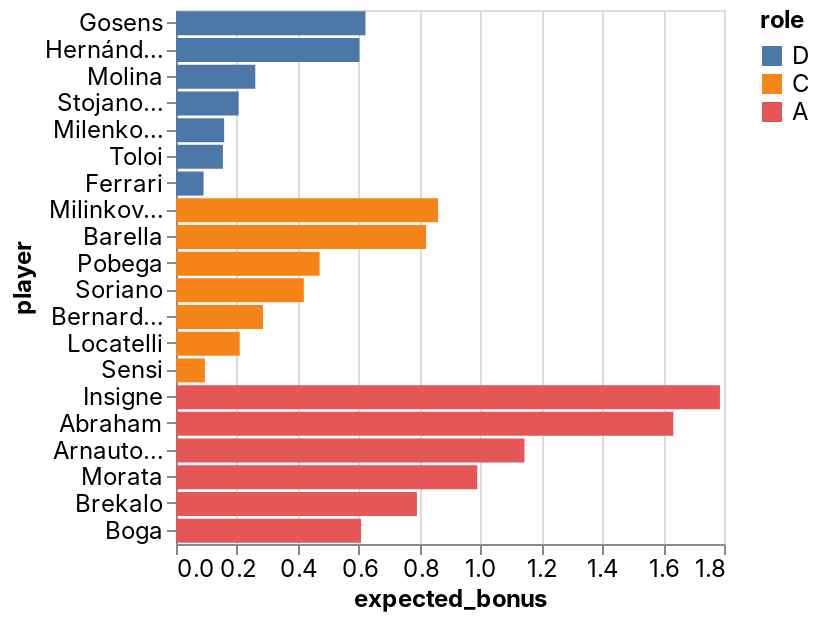

Notebook code for this chart:
### Code cell
_deepnote_run_altair(team, """{"$schema":"https://vega.github.io/schema/vega-lite/v4.json","mark":{"type":"bar","tooltip":{"content":"data"}},"height":220,"autosize":{"type":"fit"},"data":{"name":"placeholder"},"encoding":{"x":{"field":"expected_bonus","type":"quantitative","sort":null,"scale":{"type":"linear","zero":false}},"y":{"field":"player","type":"nominal","sort":null,"scale":{"type":"linear","zero":true}},"color":{"field":"role","type":"nominal","sort":null,"scale":{"type":"linear","zero":false}}}}""")

### Figure 1 — Vega-Lite specification as saved in the notebook (floating-point values rounded to 4 significant figures)
{"config": {"view": {"continuousWidth": 400, "continuousHeight": 300}, "area": {"fill": "#51C0E9"}, "axis": {"labelFont": "Inter, sans-serif", "labelFontSize": 12, "labelFontWeight": "normal", "labelLimit": 60, "labelOverlap": "greedy", "titleFont": "Inter, sans-serif", "titleFontSize": 12, "titleFontWeight": "bold"}, "background": "#ffffff", "legend": {"labelFont": "Inter, sans-serif", "labelFontSize": 12, "titleFont": "Inter, sans-serif", "titleFontSize": 12, "titleFontWeight": "bold"}, "line": {"stroke": "#51C0E9", "strokeWidth": 2}, "rect": {"fill": "#51C0E9"}, "title": {"anchor": "start", "color": "#000000", "font": "Inter, sans-serif", "fontSize": 22, "fontWeight": "normal"}}, "data": {"name": "data-ce520f7bd8cb05fe4720d47b9c1eaa41"}, "mark": {"type": "bar", "tooltip": {"content": "data"}}, "autosize": {"type": "fit"}, "encoding": {"color": {"type": "nominal", "field": "role", "scale": {"type": "linear", "zero": false}, "sort": null}, "x": {"type": "quantitative", "field": "expected_bonus", "scale": {"type": "linear", "zero": false}, "sort": null}, "y": {"type": "nominal", "field": "player", "scale": {"type": "linear", "zero": true}, "sort": null}}, "height": 300, "width": "container", "$schema": "https://vega.github.io/schema/vega-lite/v4.json", "datasets": {"data-ce520f7bd8cb05fe4720d47b9c1eaa41": [{"fanta_team": "MaiNa Joya_v2.0", "role": "D", "player": "Gosens", "team": "Inter", "opponent": "Sassuolo", "date": "2022-02-20T00:00:00", "expected_bonus": 0.6224}, {"fanta_team": "MaiNa Joya_v2.0", "role": "D", "player": "Hernández", "team": "AC Milan", "opponent": "Salernitana", "date": "2022-02-19T00:00:00", "expected_bonus": 0.6027}, {"fanta_team": "MaiNa Joya_v2.0", "role": "D", "player": "Molina", "team": "Udinese", "opponent": "Lazio", "date": "2022-02-20T00:00:00", "expected_bonus": 0.2604}, {"fanta_team": "MaiNa Joya_v2.0", "role": "D", "player": "Stojanovic", "team": "Empoli", "opponent": "Sampdoria", "date": "2022-02-19T00:00:00", "expected_bonus": 0.2059}, {"fanta_team": "MaiNa Joya_v2.0", "role": "D", "player": "Milenkovic", "team": "Fiorentina", "opponent": "Atalanta", "date": "2022-02-20T00:00:00", "expected_bonus": 0.1582}, {"fanta_team": "MaiNa Joya_v2.0", "role": "D", "player": "Toloi", "team": "Atalanta", "opponent": "Fiorentina", "date": "2022-02-20T00:00:00", "expected_bonus": 0.154}, {"fanta_team": "MaiNa Joya_v2.0", "role": "D", "player": "Ferrari", "team": "Sassuolo", "opponent": "Inter", "date": "2022-02-20T00:00:00", "expected_bonus": 0.09057}, {"fanta_team": "MaiNa Joya_v2.0", "role": "C", "player": "Milinkovic-Savic", "team": "Lazio", "opponent": "Udinese", "date": "2022-02-20T00:00:00", "expected_bonus": 0.8609}, {"fanta_team": "MaiNa Joya_v2.0", "role": "C", "player": "Barella", "team": "Inter", "opponent": "Sassuolo", "date": "2022-02-20T00:00:00", "expected_bonus": 0.8214}, {"fanta_team": "MaiNa Joya_v2.0", "role": "C", "player": "Pobega", "team": "Torino", "opponent": "Juventus", "date": "2022-02-18T00:00:00", "expected_bonus": 0.4718}, {"fanta_team": "MaiNa Joya_v2.0", "role": "C", "player": "Soriano", "team": "Bologna", "opponent": "Spezia", "date": "2022-02-21T00:00:00", "expected_bonus": 0.4199}, {"fanta_team": "MaiNa Joya_v2.0", "role": "C", "player": "Bernardeschi", "team": "Juventus", "opponent": "Torino", "date": "2022-02-18T00:00:00", "expected_bonus": 0.2858}, {"fanta_team": "MaiNa Joya_v2.0", "role": "C", "player": "Locatelli", "team": "Juventus", "opponent": "Torino", "date": "2022-02-18T00:00:00", "expected_bonus": 0.2093}, {"fanta_team": "MaiNa Joya_v2.0", "role": "C", "player": "Sensi", "team": "Sampdoria", "opponent": "Empoli", "date": "2022-02-19T00:00:00", "expected_bonus": 0.09489}, {"fanta_team": "MaiNa Joya_v2.0", "role": "A", "player": "Insigne", "team": "Napoli", "opponent": "Cagliari", "date": "2022-02-21T00:00:00", "expected_bonus": 1.787}, {"fanta_team": "MaiNa Joya_v2.0", "role": "A", "player": "Abraham", "team": "Roma", "opponent": "Verona", "date": "2022-02-19T00:00:00", "expected_bonus": 1.634}, {"fanta_team": "MaiNa Joya_v2.0", "role": "A", "player": "Arnautovic", "team": "Bologna", "opponent": "Spezia", "date": "2022-02-21T00:00:00", "expected_bonus": 1.145}, {"fanta_team": "MaiNa Joya_v2.0", "role": "A", "player": "Morata", "team": "Juventus", "opponent": "Torino", "date": "2022-02-18T00:00:00", "expected_bonus": 0.9897}, {"fanta_team": "MaiNa Joya_v2.0", "role": "A", "player": "Brekalo", "team": "Torino", "opponent": "Juventus", "date": "2022-02-18T00:00:00", "expected_bonus": 0.7914}, {"fanta_team": "MaiNa Joya_v2.0", "role": "A", "player": "Boga", "team": "Atalanta", "opponent": "Fiorentina", "date": "2022-02-20T00:00:00", "expected_bonus": 0.6077}]}}
